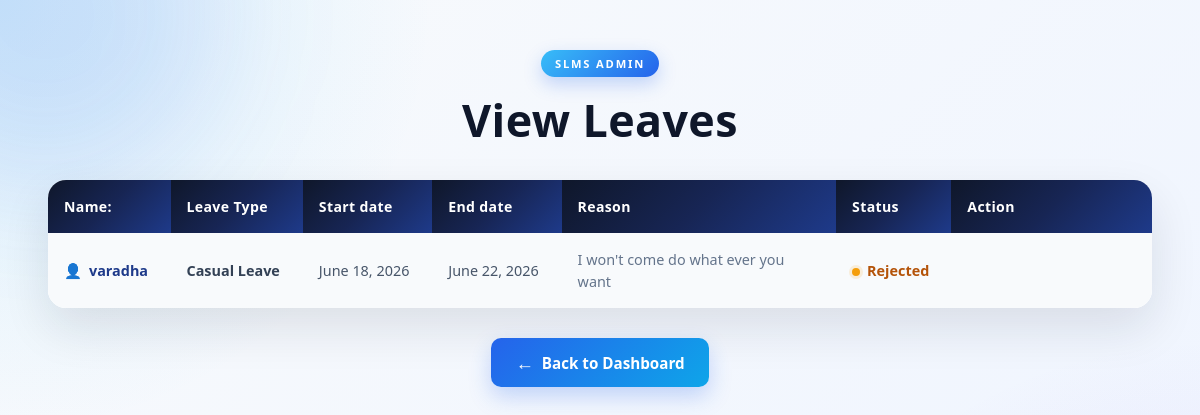
Before: /view_leaves/ (signed in) with the older database file.
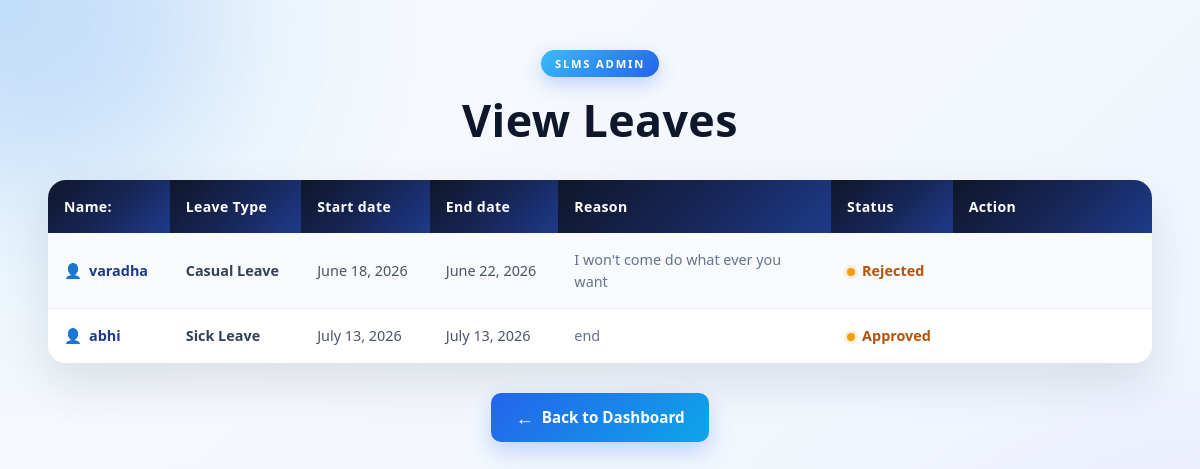
After: the same page with the newer database file.
### leave/models.py (models this page shows, shortened)
class Leave(models.Model):
    user = models.ForeignKey(User, on_delete=models.CASCADE)
    leave_type = models.CharField(max_length = 100)
    start_date = models.DateField()
    end_date = models.DateField()
    reason = models.TextField()
    status = models.CharField(max_length = 20, default = "Pending")

### leave/views.py (the view)
# urls.py: path('view_leaves/',views.view_leaves, name = "view_leaves"),
@login_required
def view_leaves(request):
    if request.user.profile.role != "admin":
        return redirect('staff_dashboard')
    leaves =  Leave.objects.all()
    return render(request,'view_leaves.html',{'leaves':leaves})

### templates/view_leaves.html (shortened to what this page needs)
<!DOCTYPE html>
<html lang="en">
<head>
</head>
<body>
    <h2>View Leaves</h2>
    <table border="1">
        <tr>
            <th>Name:</th>
            <th>Leave Type</th>
            <th>Start date</th>
            <th>End date</th>
            <th>Reason</th>
            <th>Status</th>
            <th>Action</th>
        </tr>
        {% for i in leaves %}
        <tr>
            <td>{{ i.user.username }}</td>
            <td>{{ i.leave_type }}</td>
            <td>{{ i.start_date }}</td>
            <td>{{ i.end_date }}</td>
            <td>{{ i.reason }}</td>
            <td>{{ i.status }}</td>
            <td>
            </td>
        </tr>
        {% empty %}
        <tr>
            <td colspan="7">No Leaves has found</td>
        </tr>
        {% endfor %}
    </table>
    <a href="{% url 'admin_dashboard' %}" id="bdashboard">Back to Dashboard</a>
</body>
</html>

### templates/view_leaves.html (style rules this page uses)
* { margin: 0; padding: 0; box-sizing: border-box; }
html { scroll-behavior: smooth; }
body { min-height: 100vh; padding: 50px 4%; font-family: "Segoe UI", Arial, sans-serif; color: #1e293b; background: radial-gradient( circle at top left, rgba(56, 189, 248, 0.16), transparent 30% ), radial-gradient( circle at bottom right, rgba(124, 58, 237, 0.13), transparent 32% ), linear-gradient( 135deg, #f8fafc, #eef4ff ); position: relative; overflow-x: hidden; }
body::before { content: ""; position: fixed; width: 350px; height: 350px; top: -160px; left: -130px; border-radius: 50%; background: rgba(37, 99, 235, 0.12); filter: blur(60px); pointer-events: none; }
body::after { content: ""; position: fixed; width: 370px; height: 370px; right: -150px; bottom: -170px; border-radius: 50%; background: rgba(124, 58, 237, 0.12); filter: blur(65px); pointer-events: none; }
h2 { position: relative; z-index: 1; width: min(1400px, 100%); margin: 0 auto 30px; color: #0f172a; font-size: clamp(2rem, 5vw, 2.8rem); font-weight: 800; text-align: center; letter-spacing: 0.4px; animation: fadeDown 0.7s ease; }
h2::before { content: "SLMS ADMIN"; display: block; width: fit-content; margin: 0 auto 12px; padding: 6px 14px; border-radius: 20px; background: linear-gradient( 135deg, #38bdf8, #2563eb ); color: #ffffff; font-size: 0.7rem; font-weight: 800; letter-spacing: 1.8px; box-shadow: 0 7px 18px rgba(37, 99, 235, 0.25); }
table { position: relative; z-index: 1; width: min(1400px, 100%); margin: 0 auto 30px; border-collapse: separate; border-spacing: 0; background: rgba(255, 255, 255, 0.96); border: none; border-radius: 18px; overflow: hidden; box-shadow: 0 20px 48px rgba(15, 23, 42, 0.11); animation: fadeUp 0.8s ease; }
table[border] { border: none; }
th { padding: 17px 16px; text-align: left; background: linear-gradient( 135deg, #0f172a, #172554, #1e3a8a ); color: #ffffff; font-size: 0.88rem; font-weight: 700; letter-spacing: 0.35px; border: none; }
td { padding: 16px; text-align: left; color: #475569; font-size: 0.9rem; font-weight: 500; line-height: 1.5; background: rgba(255, 255, 255, 0.94); border: none; border-bottom: 1px solid #e8edf5; transition: background 0.25s ease, color 0.25s ease; }
tr:last-child td { border-bottom: none; }
tr:nth-child(even) td { background: rgba(248, 250, 252, 0.88); }
td:first-child { color: #1e3a8a; font-weight: 750; }
td:first-child::before { content: "👤"; margin-right: 7px; font-size: 0.9rem; }
td:nth-child(2) { color: #334155; font-weight: 650; text-transform: capitalize; }
td:nth-child(5) { max-width: 260px; color: #64748b; }
td:nth-child(6) { color: #b45309; font-weight: 800; text-transform: capitalize; }
td:nth-child(6)::before { content: ""; display: inline-block; width: 8px; height: 8px; margin-right: 7px; border-radius: 50%; background: #f59e0b; box-shadow: 0 0 0 3px rgba(245, 158, 11, 0.14); }
td:nth-child(7) { min-width: 190px; white-space: nowrap; }
a { text-decoration: none; transition: transform 0.25s ease, box-shadow 0.25s ease, background 0.25s ease; }
#bdashboard { position: relative; z-index: 1; width: fit-content; margin: 0 auto; padding: 12px 24px; display: flex; justify-content: center; align-items: center; border-radius: 10px; background: linear-gradient( 135deg, #2563eb, #0ea5e9 ); color: #ffffff; font-size: 0.95rem; font-weight: 700; text-decoration: none; box-shadow: 0 9px 22px rgba(37, 99, 235, 0.25); }
#bdashboard::before { content: "←"; margin-right: 8px; font-size: 1.15rem; transition: transform 0.25s ease; }

Changed rows visible on the page:
added Leave: user.username "abhi", leave_type "Sick Leave", start_date "July 13, 2026", end_date "July 13, 2026", reason "end", status "Approved"
